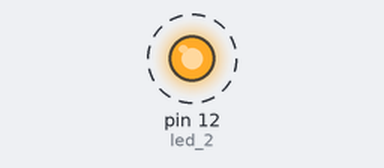
A sketch run on a simulated Arduino Uno, built with avr-gcc and run on an emulated ATmega328P. On the bench: output pins drawn as LEDs (lit = HIGH). Dashed ring = blinking.

Above: at 0.05 s.
Timing chart, 0 to 3.0 s (numbered marks = the images above):
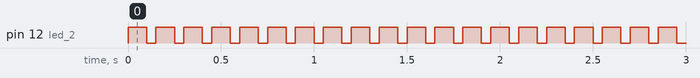

The sketch:

basic.ino
```cpp
int led_2 = 12;
int delayInMs = 100;

void setup() {
  // put your setup code here, to run once:
  pinMode(led_2, OUTPUT);
}

void loop() {
  digitalWrite(led_2, HIGH);
  delay(delayInMs);
  digitalWrite(led_2, LOW);
  delay(50);
}
```

Measured:
- by itself, pin 12 (led_2): alternates HIGH for 0.10 s and LOW for 0.05 s
